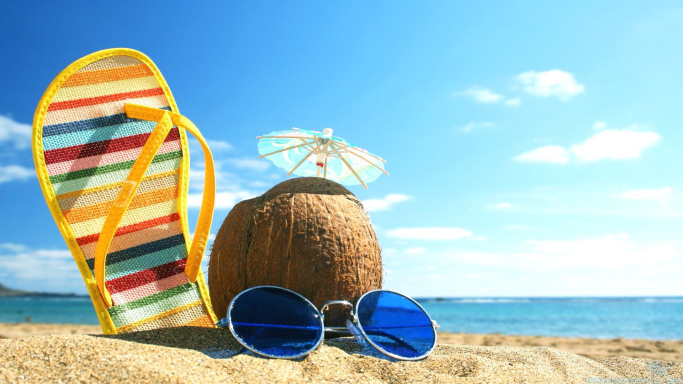
#> input picture Random Pictures/Summer Season.jpg, 1366 x 768 px (shown at 1/2 size)
$ python images.py
#> lines starting #> are read from the running program, lines starting #| are printed output that depends on the picture
from PIL import Image, ImageFilter

img = Image.open('./Random Pictures/Summer Season.jpg')
#> img is the input picture: PIL image 1366x768 RGB; mean R, G, B 156, 187.2, 190.4
img.thumbnail((400,400))
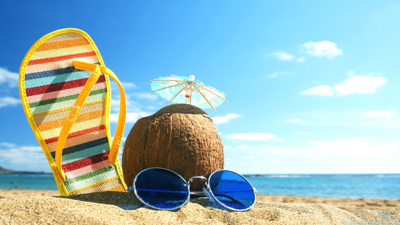
#> img: PIL image 400x225 RGB; mean R, G, B 156, 187.2, 190.4
img.save('thumbnail.jpg')

'''
filtered_img = img.convert('L')
box = (100,100,400,400)
resize = filtered_img.crop(box)
resize.save("grey.png",'png')//this will crop the image


format gets the format of picture (jpg,png,etc.) size gets pixel size
mode tells if in rgb or not
dir(img) tells you the functions it has
'''

$ run again, with Random Pictures/Fall Season.jpg copied over Random Pictures/Summer Season.jpg
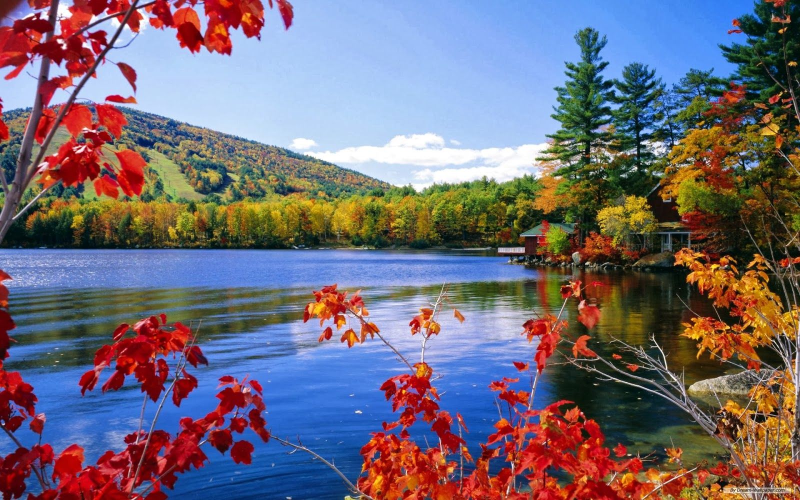
#> input picture Random Pictures/Fall Season.jpg, 1600 x 1000 px (shown at 1/2 size)
#> img is the input picture: PIL image 1600x1000 RGB; mean R, G, B 114.7, 105.5, 117.6
#> `img.thumbnail((400,400))`:
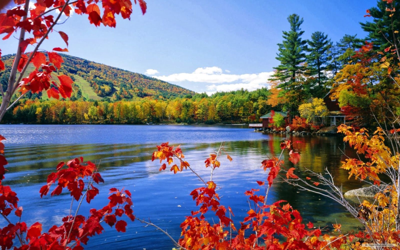
#> img: PIL image 400x250 RGB; mean R, G, B 114.9, 105.7, 117.7

$ run again, with Random Pictures/Spring Season.jpg copied over Random Pictures/Summer Season.jpg
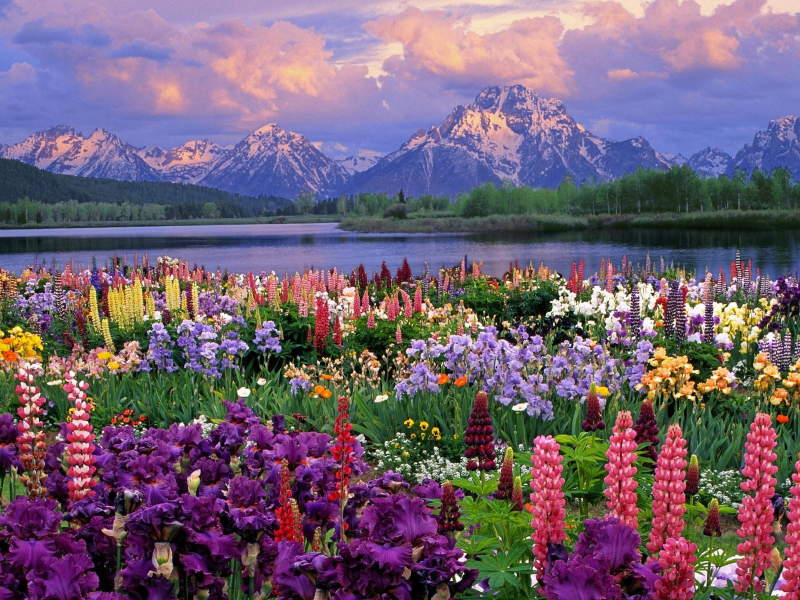
#> input picture Random Pictures/Spring Season.jpg, 1600 x 1200 px (shown at 1/2 size)
#> img is the input picture: PIL image 1600x1200 RGB; mean R, G, B 114.3, 95.8, 113.7
#> `img.thumbnail((400,400))`:
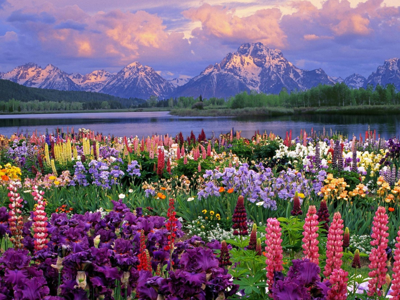
#> img: PIL image 400x300 RGB; mean R, G, B 114.4, 96, 113.8

$ run again, with Random Pictures/Winter Season.jpg copied over Random Pictures/Summer Season.jpg
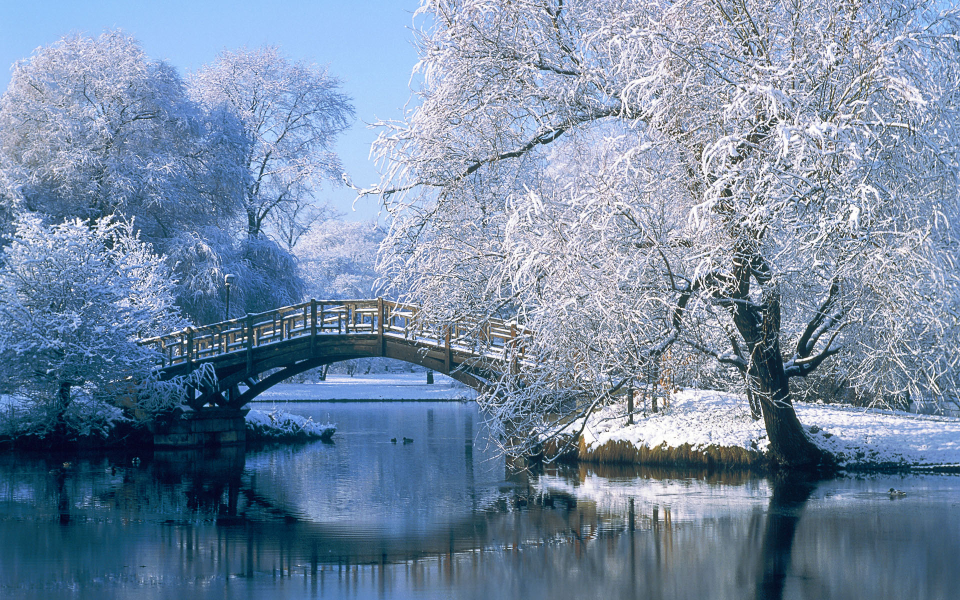
#> input picture Random Pictures/Winter Season.jpg, 1920 x 1200 px (shown at 1/2 size)
#> img is the input picture: PIL image 1920x1200 RGB; mean R, G, B 116.9, 137.9, 163.5
#> `img.thumbnail((400,400))`:
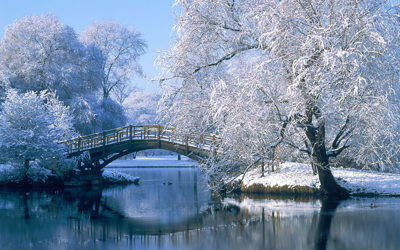
#> img: PIL image 400x250 RGB; mean R, G, B 117, 138, 163.6
